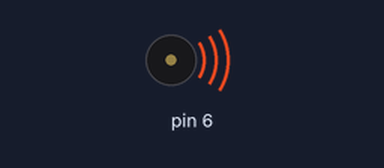
This sketch was run on a simulated Arduino Uno, built with avr-gcc and run on an emulated ATmega328P. On the bench: buzzer (waves = sounding).

Above: at 0.1 s.
Timing chart, 0 to 3.0 s (numbered marks = the images above):
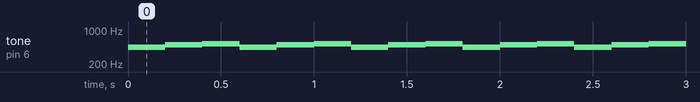

The sketch:

470_lab2_music_tones.ino
```cpp
void setup() {
  // put your setup code here, to run once:

}

void loop() {
  // put your main code here, to run repeatedly:
  tone(6, 440, 300);
  delay(200);
  tone(6, 494, 300);
  delay(200);
  tone(6, 523, 300);
  delay(200);
}
```

Measured:
- by itself, tone on pin 6: repeats every 0.60 s: 494 Hz 0.20 s, 523 Hz 0.20 s, 440 Hz 0.20 s
